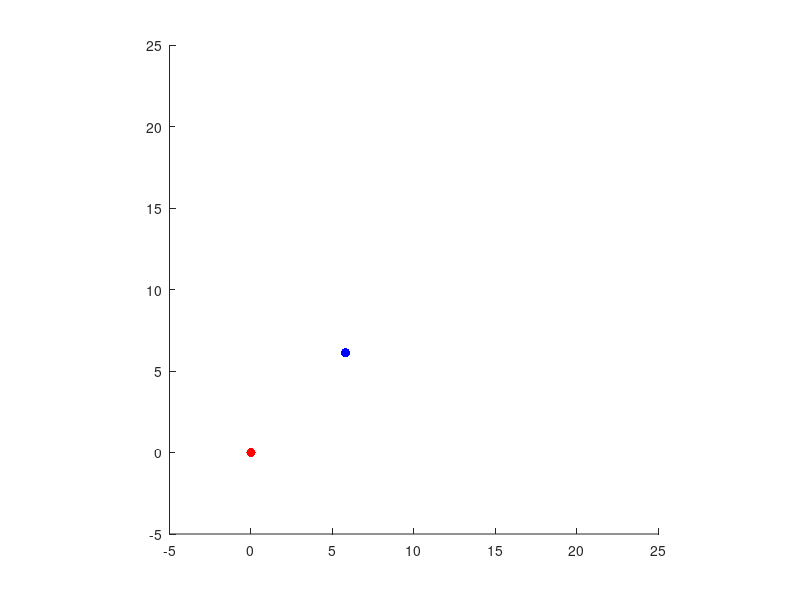

Here is the MATLAB script that generated this plot: (Note: this script raises an error after producing the figure.)
function q = plotRandOriGoalTask()
axis([-5 25 -5 25])
hold on
pbaspect([1 1 1])
qs = pi/2;%rand(1) * 2 * pi;
qg = pi + rand(1) * pi/2;


start = [0,0];% + rand(1,2) * 9;
goal = [10,10] - rand(1,2) * 5;

plot(start(1), start(2), 'r.', 'MarkerSize',20);
plot(goal(1), goal(2), 'b.', 'MarkerSize',20);

width = 5/3;
length = 3;


drawOpenRec(goal, qg, width, length, 'b-')
drawOpenRec(start, qs, width, length, 'r-')

q = [start, qs, goal, qg];

end